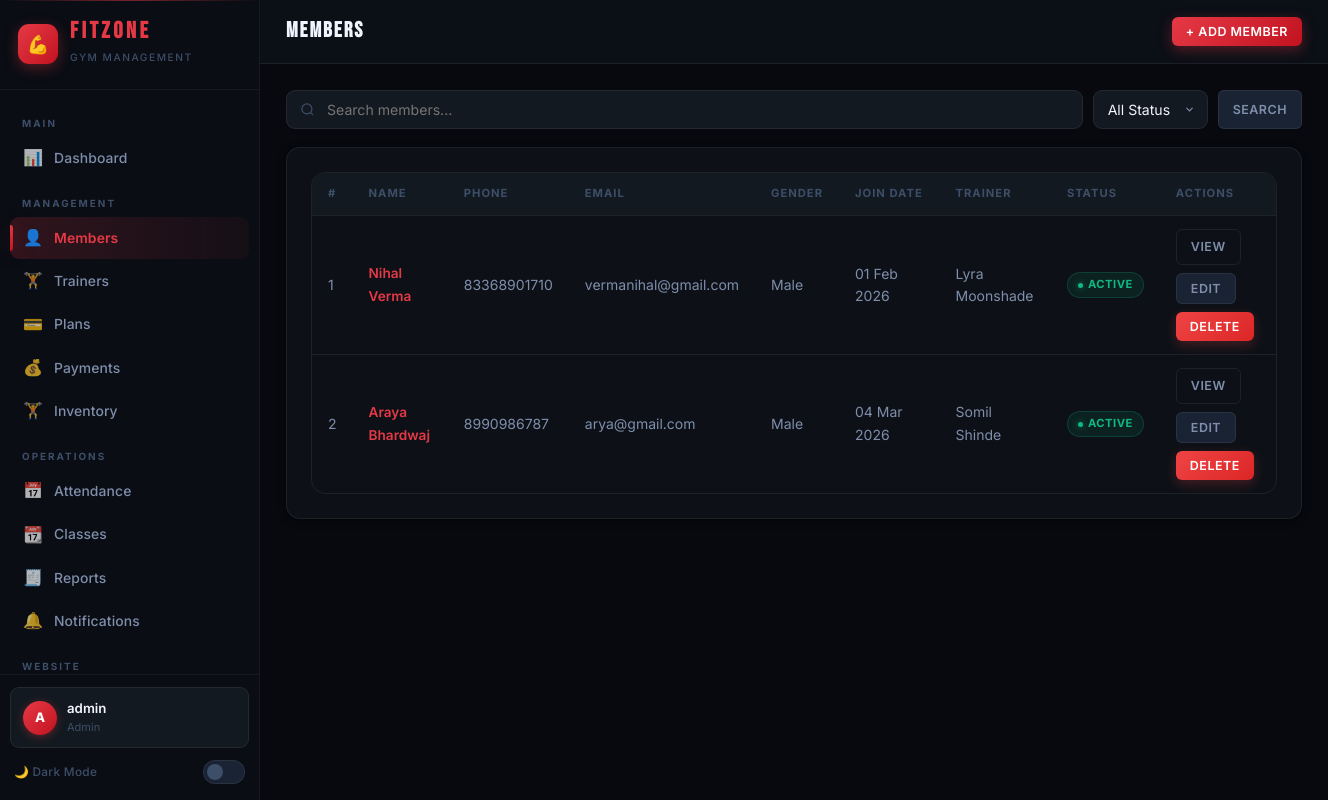
Screenshot of /pages/admin/members.php (signed in) with the database file from the repository.
### tables this page shows
CREATE TABLE `members` (
  `id` int(11) NOT NULL,
  `user_id` int(11) NOT NULL,
  `first_name` varchar(50) NOT NULL,
  `last_name` varchar(50) NOT NULL,
  `phone` varchar(20) NOT NULL,
  `email` varchar(100) NOT NULL,
  `address` text DEFAULT NULL,
  `age` int(11) DEFAULT NULL,
  `gender` enum('male','female','other') DEFAULT 'male',
  `weight` decimal(5,2) DEFAULT NULL,
  `height` decimal(5,2) DEFAULT NULL,
  `photo` varchar(255) DEFAULT NULL,
  `emergency_contact_name` varchar(100) DEFAULT NULL,
  `emergency_contact_phone` varchar(20) DEFAULT NULL,
  `join_date` date NOT NULL,
  `status` enum('active','inactive','expired') DEFAULT 'active',
  `assigned_trainer_id` int(11) DEFAULT NULL,
  `created_at` timestamp NOT NULL DEFAULT current_timestamp(),
  `updated_at` timestamp NOT NULL DEFAULT current_timestamp() ON UPDATE current_timestamp()
);

CREATE TABLE `trainers` (
  `id` int(11) NOT NULL,
  `user_id` int(11) NOT NULL,
  `first_name` varchar(50) NOT NULL,
  `last_name` varchar(50) NOT NULL,
  `phone` varchar(20) NOT NULL,
  `email` varchar(100) NOT NULL,
  `specialization` varchar(100) DEFAULT NULL,
  `experience_years` int(11) DEFAULT 0,
  `photo` varchar(255) DEFAULT NULL,
  `bio` text DEFAULT NULL,
  `status` enum('active','inactive') DEFAULT 'active',
  `created_at` timestamp NOT NULL DEFAULT current_timestamp(),
  `updated_at` timestamp NOT NULL DEFAULT current_timestamp() ON UPDATE current_timestamp()
);

### pages/admin/members.php (the view, shortened to what this page needs)
<?php
require_once '../../includes/auth.php';
$searchQuery = isset($_GET['search']) ? sanitize($_GET['search']) : '';
$sql = "SELECT m.*, t.first_name as trainer_fname, t.last_name as trainer_lname FROM members m LEFT JOIN trainers t ON m.assigned_trainer_id = t.id WHERE 1=1";
$sql .= " ORDER BY m.created_at DESC";
$members = $conn->query($sql);
?>
<!DOCTYPE html>
<?php $__theme = $_COOKIE["fitzone_theme"] ?? "dark"; ?>
<html lang="en" data-theme="<?= htmlspecialchars($__theme) ?>">
<head>
    <link rel="stylesheet" href="../../assets/css/style.css">
</head>
<body>
    <div class="app-layout">
        <?php include '../../includes/sidebar.php'; ?>
        <div class="main-content">
            <header class="top-header">
                <h2 class="page-title">MEMBERS</h2>
                <div class="top-header-actions">
                    <button class="btn btn-primary btn-sm" onclick="openModal('addMemberModal')">+ Add Member</button>
                </div>
            </header>
            <div class="page-content">
                <form method="GET" class="search-bar">
                    <input type="text" name="search" class="search-input" placeholder="Search members..." value="<?= htmlspecialchars($searchQuery) ?>">
                    <select name="status" class="filter-select" onchange="this.form.submit()">
                        <option value="">All Status</option>
                    </select>
                    <button type="submit" class="btn btn-secondary btn-sm">Search</button>
                </form>
                <div class="card">
                    <div class="table-container">
                        <table class="data-table" id="membersTable">
                            <thead>
                                <tr>
                                    <th>#</th>
                                    <th>Name</th>
                                    <th>Phone</th>
                                    <th>Email</th>
                                    <th>Gender</th>
                                    <th>Join Date</th>
                                    <th>Trainer</th>
                                    <th>Status</th>
                                    <th>Actions</th>
                                </tr>
                            </thead>
                            <tbody>
                                <?php if ($members->num_rows > 0): ?>
                                    <?php $i = 1; while ($m = $members->fetch_assoc()): ?>
                                        <tr>
                                            <td><?= $i++ ?></td>
                                            <td>
                                                <a href="member-profile.php?id=<?= $m['id'] ?>" class="link" style="font-weight:600;">
                                                    <?= htmlspecialchars($m['first_name'] . ' ' . $m['last_name']) ?>
                                                </a>
                                            </td>
                                            <td><?= htmlspecialchars($m['phone']) ?></td>
                                            <td><?= htmlspecialchars($m['email']) ?></td>
                                            <td><?= ucfirst($m['gender']) ?></td>
                                            <td><?= date('d M Y', strtotime($m['join_date'])) ?></td>
                                            <td><?= $m['trainer_fname'] ? htmlspecialchars($m['trainer_fname'] . ' ' . $m['trainer_lname']) : '-' ?></td>
                                            <td><span class="badge-status badge-<?= $m['status'] ?>"><?= ucfirst($m['status']) ?></span></td>
                                            <td>
                                                <div class="btn-group">
                                                    <a href="member-profile.php?id=<?= $m['id'] ?>" class="btn btn-sm btn-outline">View</a>
                                                    <button class="btn btn-sm btn-secondary" onclick="editMember(<?= htmlspecialchars(json_encode($m)) ?>)">Edit</button>
                                                    <button class="btn btn-sm btn-danger" onclick="confirmDelete('members.php?delete=<?= $m['id'] ?>', '<?= htmlspecialchars($m['first_name']) ?>')">Delete</button>
                                                </div>
                                            </td>
                                        </tr>
                                    <?php endwhile; ?>
                                <?php else: ?>
                                    <tr><td colspan="9" class="text-center text-muted" style="padding:40px;">No members found</td></tr>
                                <?php endif; ?>
                            </tbody>
                        </table>
                    </div>
                </div>
            </div>
        </div>
    </div>
</body>
</html>

### rows the page displays
members: first_name+last_name "Nihal Verma", phone "83368901710", email "vermanihal@gmail.com", gender "Male", join_date "01 Feb 2026", trainers.first_name+last_name "Lyra Moonshade", status "ACTIVE"
members: first_name+last_name "Araya Bhardwaj", phone "8990986787", email "arya@gmail.com", gender "Male", join_date "04 Mar 2026", trainers.first_name+last_name "Somil Shinde", status "ACTIVE"

### other values shown
substr($_SESSION['username'] ?? 'U', 0, 1) "A"
$_SESSION['username'] "admin"
$_SESSION['role'] "Admin"
